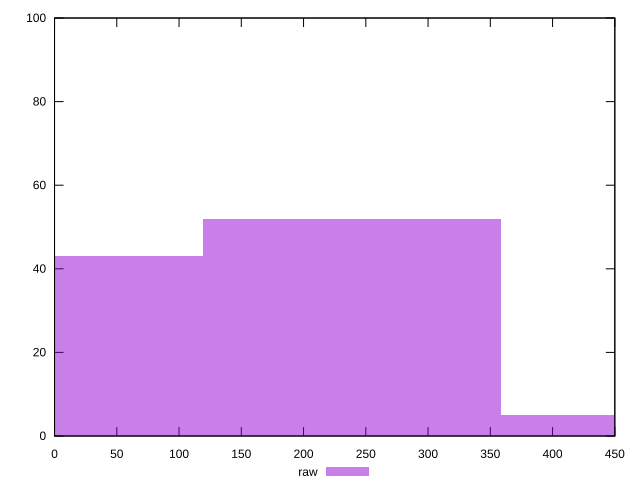

Source code (gnuplot):
reset

$raw <<EOF
0 43
239.17639278430832 52
478.35278556861664 5
EOF

set key outside below
set boxwidth 239.17639278430832
set xrange [0:450]
set yrange [0:100]
set trange [0:100]
set style fill transparent solid 0.5 noborder
set terminal svg size 640, 490 enhanced background rgb 'white'
set output "report_00012_2021-02-09T11:01:39.952Z/unminified-css/samples/pages/raw/histogram.svg"

plot $raw title "raw" with boxes

reset
